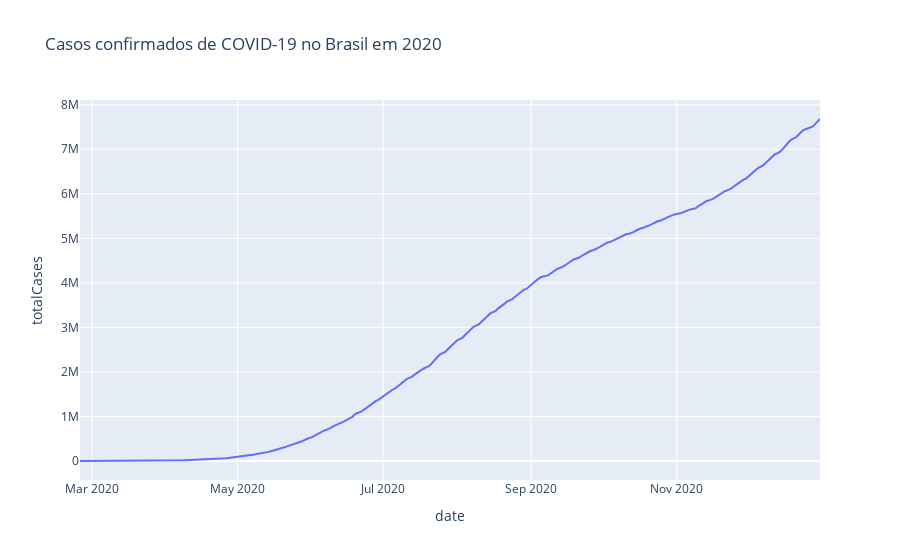

Here is the notebook cell this chart was saved with:
### Markdown cell above
# Casos confirmados em 2020

### Code cell
px.line(brazil_2020, 'date', 'totalCases', title='Casos confirmados de COVID-19 no Brasil em 2020')

### Figure 1 — Plotly figure (JSON) as saved in the notebook; plotly's stock layout.template omitted (floating-point values rounded to 4 significant figures; data arrays with more than 128 entries replaced by an {"elided": "..."} marker saying what was removed)
{"data": [{"hovertemplate": "date=%{x}<br>totalCases=%{y}<extra></extra>", "legendgroup": "", "line": {"color": "#636efa", "dash": "solid"}, "marker": {"symbol": "circle"}, "mode": "lines", "name": "", "orientation": "v", "showlegend": false, "type": "scatter", "x": {"elided": "311 str values"}, "xaxis": "x", "y": {"elided": "311 int values"}, "yaxis": "y"}], "layout": {"legend": {"tracegroupgap": 0}, "title": {"text": "Casos confirmados de COVID-19 no Brasil em 2020"}, "xaxis": {"anchor": "y", "domain": [0, 1], "title": {"text": "date"}}, "yaxis": {"anchor": "x", "domain": [0, 1], "title": {"text": "totalCases"}}}}
